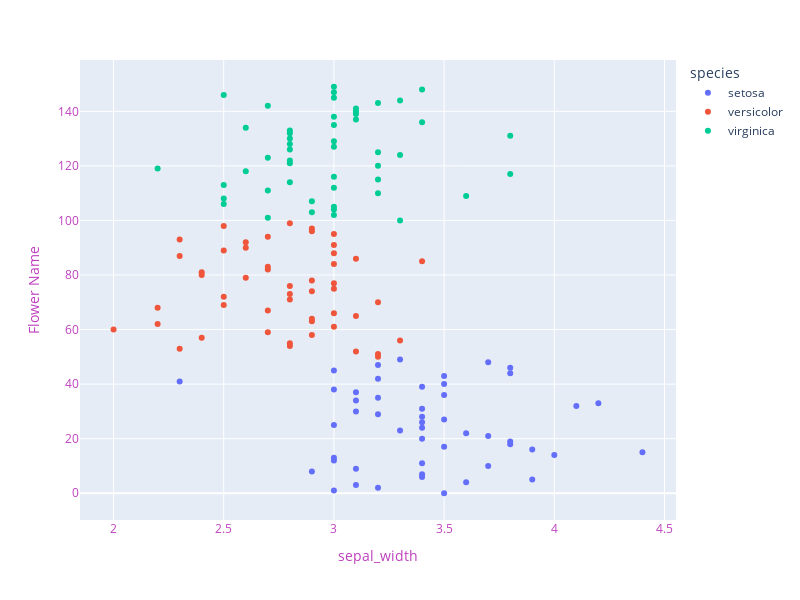

Here is the notebook cell this chart was saved with:
### Code cell
fig = px.scatter(data_frame=df, x = 'sepal_width', color = 'species')
fig.update_layout(width = 800, height = 600, 
                 xaxis = dict(title = 'sepal_width', color = "#BF40BF"),
                 yaxis = dict(title = 'Flower Name', color = "#BF40BF"))

fig.show()

### Figure 1 — Plotly figure (JSON) as saved in the notebook; plotly's stock layout.template omitted (floating-point values rounded to 4 significant figures)
{"data": [{"hovertemplate": "species=setosa<br>sepal_width=%{x}<br>index=%{y}<extra></extra>", "legendgroup": "setosa", "marker": {"color": "#636efa", "symbol": "circle"}, "mode": "markers", "name": "setosa", "orientation": "h", "showlegend": true, "type": "scatter", "x": [3.5, 3, 3.2, 3.1, 3.6, 3.9, 3.4, 3.4, 2.9, 3.1, 3.7, 3.4, 3, 3, 4, 4.4, 3.9, 3.5, 3.8, 3.8, 3.4, 3.7, 3.6, 3.3, 3.4, 3, 3.4, 3.5, 3.4, 3.2, 3.1, 3.4, 4.1, 4.2, 3.1, 3.2, 3.5, 3.1, 3, 3.4, 3.5, 2.3, 3.2, 3.5, 3.8, 3, 3.8, 3.2, 3.7, 3.3], "xaxis": "x", "y": [0, 1, 2, 3, 4, 5, 6, 7, 8, 9, 10, 11, 12, 13, 14, 15, 16, 17, 18, 19, 20, 21, 22, 23, 24, 25, 26, 27, 28, 29, 30, 31, 32, 33, 34, 35, 36, 37, 38, 39, 40, 41, 42, 43, 44, 45, 46, 47, 48, 49], "yaxis": "y"}, {"hovertemplate": "species=versicolor<br>sepal_width=%{x}<br>index=%{y}<extra></extra>", "legendgroup": "versicolor", "marker": {"color": "#EF553B", "symbol": "circle"}, "mode": "markers", "name": "versicolor", "orientation": "h", "showlegend": true, "type": "scatter", "x": [3.2, 3.2, 3.1, 2.3, 2.8, 2.8, 3.3, 2.4, 2.9, 2.7, 2, 3, 2.2, 2.9, 2.9, 3.1, 3, 2.7, 2.2, 2.5, 3.2, 2.8, 2.5, 2.8, 2.9, 3, 2.8, 3, 2.9, 2.6, 2.4, 2.4, 2.7, 2.7, 3, 3.4, 3.1, 2.3, 3, 2.5, 2.6, 3, 2.6, 2.3, 2.7, 3, 2.9, 2.9, 2.5, 2.8], "xaxis": "x", "y": [50, 51, 52, 53, 54, 55, 56, 57, 58, 59, 60, 61, 62, 63, 64, 65, 66, 67, 68, 69, 70, 71, 72, 73, 74, 75, 76, 77, 78, 79, 80, 81, 82, 83, 84, 85, 86, 87, 88, 89, 90, 91, 92, 93, 94, 95, 96, 97, 98, 99], "yaxis": "y"}, {"hovertemplate": "species=virginica<br>sepal_width=%{x}<br>index=%{y}<extra></extra>", "legendgroup": "virginica", "marker": {"color": "#00cc96", "symbol": "circle"}, "mode": "markers", "name": "virginica", "orientation": "h", "showlegend": true, "type": "scatter", "x": [3.3, 2.7, 3, 2.9, 3, 3, 2.5, 2.9, 2.5, 3.6, 3.2, 2.7, 3, 2.5, 2.8, 3.2, 3, 3.8, 2.6, 2.2, 3.2, 2.8, 2.8, 2.7, 3.3, 3.2, 2.8, 3, 2.8, 3, 2.8, 3.8, 2.8, 2.8, 2.6, 3, 3.4, 3.1, 3, 3.1, 3.1, 3.1, 2.7, 3.2, 3.3, 3, 2.5, 3, 3.4, 3], "xaxis": "x", "y": [100, 101, 102, 103, 104, 105, 106, 107, 108, 109, 110, 111, 112, 113, 114, 115, 116, 117, 118, 119, 120, 121, 122, 123, 124, 125, 126, 127, 128, 129, 130, 131, 132, 133, 134, 135, 136, 137, 138, 139, 140, 141, 142, 143, 144, 145, 146, 147, 148, 149], "yaxis": "y"}], "layout": {"height": 600, "legend": {"title": {"text": "species"}, "tracegroupgap": 0}, "margin": {"t": 60}, "width": 800, "xaxis": {"anchor": "y", "autorange": true, "color": "#BF40BF", "domain": [0, 1], "range": [1.848, 4.552], "title": {"text": "sepal_width"}, "type": "linear"}, "yaxis": {"anchor": "x", "autorange": true, "color": "#BF40BF", "domain": [0, 1], "range": [-9.805, 158.8], "title": {"text": "Flower Name"}, "type": "linear"}}}
